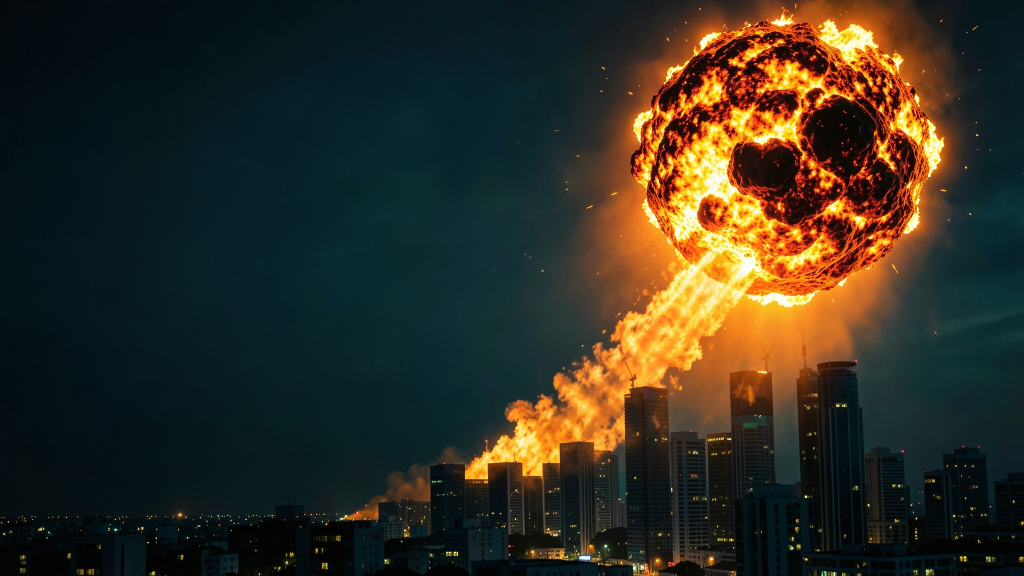
#> input picture longform/asteroid-full/thumb/art-a.jpg, 2048 x 1152 px (shown at 1/2 size)
$ python make_thumb.py
#> lines starting #> are read from the running program, lines starting #| are printed output that depends on the picture
"""Thumbnail for the asteroid what-if video (1280x720): AI art + bold text, arrow, glow. No people (user rule).
Usage: python3 make_thumb.py  ->  thumbnail-24-hours.jpg"""
import numpy as np
from PIL import Image, ImageDraw, ImageFilter, ImageFont, ImageEnhance

W, H = 1280, 720
ANTON = "../../fonts/Anton-Regular.ttf"
YELLOW, RED, WHITE = (255, 214, 10), (230, 30, 30), (255, 255, 255)


def cover(path, fx=0.5, fy=0.5, zoom=1.0):
#> called with path = 'art-a.jpg', fx = 0.55, fy = 0, zoom = 1.12
    im = Image.open(path).convert("RGB")
#> im is the input picture: PIL image 2048x1152 RGB; mean R, G, B 50.2, 46.6, 34.1
    s = max(W / im.width, H / im.height) * zoom
    im = im.resize((int(im.width * s), int(im.height * s)), Image.LANCZOS)
#> im: PIL image 1433x806 RGB
    x = int((im.width - W) * fx)
    y = int((im.height - H) * fy)
    return im.crop((x, y, x + W, y + H))


def outlined(draw_on, xy, text, size, fill, stroke=12, glow=None):
    f = ImageFont.truetype(ANTON, size)
    if glow:
        g = Image.new("RGBA", draw_on.size, (0, 0, 0, 0))
        ImageDraw.Draw(g).text(xy, text, font=f, fill=(*glow, 255), stroke_width=stroke + 6, stroke_fill=(*glow, 255))
        draw_on.alpha_composite(g.filter(ImageFilter.GaussianBlur(18)))
    sh = Image.new("RGBA", draw_on.size, (0, 0, 0, 0))
    ImageDraw.Draw(sh).text((xy[0] + 8, xy[1] + 10), text, font=f, fill=(0, 0, 0, 200), stroke_width=stroke, stroke_fill=(0, 0, 0, 200))
    draw_on.alpha_composite(sh.filter(ImageFilter.GaussianBlur(6)))
    ImageDraw.Draw(draw_on).text(xy, text, font=f, fill=(*fill, 255), stroke_width=stroke, stroke_fill=(0, 0, 0, 255))
    return f.getbbox(text, stroke_width=stroke)


def arrow(canvas, p0, p1, color=RED, width=22):
    """Thick hand-drawn style arrow from p0 to p1 with a black outline."""
    d = ImageDraw.Draw(canvas)
    mid = ((p0[0] + p1[0]) / 2 - 40, (p0[1] + p1[1]) / 2 - 60)
    pts = [((1 - t) ** 2 * p0[0] + 2 * (1 - t) * t * mid[0] + t ** 2 * p1[0], (1 - t) ** 2 * p0[1] + 2 * (1 - t) * t * mid[1] + t ** 2 * p1[1])
           for t in np.linspace(0, 1, 40)]
    ang = np.arctan2(pts[-1][1] - pts[-4][1], pts[-1][0] - pts[-4][0])
    L = 60
    head = [p1, (p1[0] - L * np.cos(ang - 0.5), p1[1] - L * np.sin(ang - 0.5)), (p1[0] - L * np.cos(ang + 0.5), p1[1] - L * np.sin(ang + 0.5))]
    for col, w, grow in [((0, 0, 0), width + 12, 8), (color, width, 0)]:
        d.line(pts[:-3], fill=(*col, 255), width=w, joint="curve")
        hh = [(p1[0] + grow * np.cos(ang), p1[1] + grow * np.sin(ang)),
              (head[1][0] - grow * np.cos(ang - 0.5), head[1][1] - grow * np.sin(ang - 0.5)),
              (head[2][0] - grow * np.cos(ang + 0.5), head[2][1] - grow * np.sin(ang + 0.5))]
        d.polygon(hh, fill=(*col, 255))


def grade(im):
    im = ImageEnhance.Contrast(im).enhance(1.15)
#> im: PIL image 1280x720 RGB
    im = ImageEnhance.Color(im).enhance(1.25)
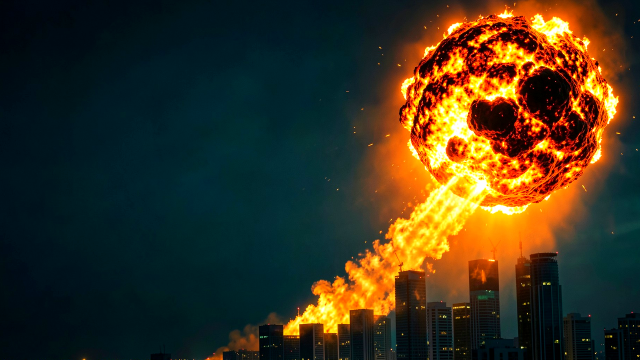
#> im: PIL image 1280x720 RGB (shown at 1/2 size); mean R, G, B 60.3, 51.5, 31.1
    a = np.asarray(im).astype(np.float32)
    yy, xx = np.mgrid[0:H, 0:W]
    v = np.clip(1 - 0.5 * (((xx - W / 2) / (W / 2)) ** 2 + ((yy - H / 2) / (H / 2)) ** 2), 0.45, 1)[..., None]
    return Image.fromarray(np.clip(a * v, 0, 255).astype(np.uint8))
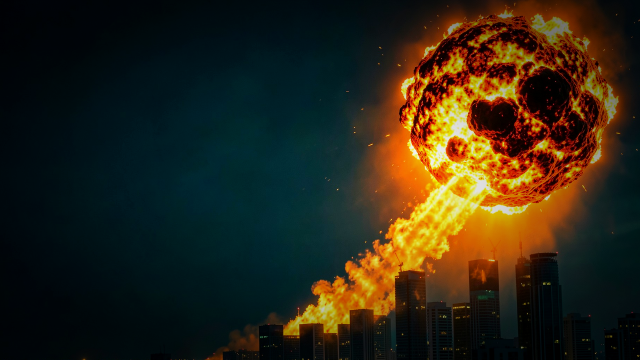
#> returned value: PIL image 1280x720 RGB (shown at 1/2 size); mean R, G, B 44.4, 38, 22.1


def tw(text, size, stroke=12):
    b = ImageFont.truetype(ANTON, size).getbbox(text, stroke_width=stroke)
    return b[2] - b[0], b[3]


# --- City: fireball over the city, no people. "24 HRS LEFT" on the left, red arrow to the asteroid.
bg = grade(cover("art-a.jpg", fx=0.55, fy=0.0, zoom=1.12)).convert("RGBA")
dark = Image.new("RGBA", (W, H), (0, 0, 0, 0))                     # darken the left for text contrast
#> dark: PIL image 1280x720 RGBA; every value is 0
ImageDraw.Draw(dark).rectangle([0, 0, 520, H], fill=(0, 0, 0, 120))
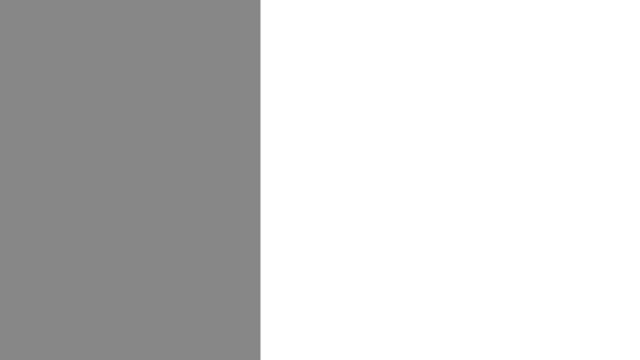
#> dark: PIL image 1280x720 RGBA (shown at 1/2 size); mean R, G, B, A 0, 0, 0, 48.8; transparent parts drawn white
bg.alpha_composite(dark.filter(ImageFilter.GaussianBlur(90)))
outlined(bg, (40, 10), "24", 300, YELLOW, glow=(255, 120, 0))
outlined(bg, (44, 318), "HRS", 160, WHITE, stroke=11)
fl = ImageFont.truetype(ANTON, 110)
tx, ty = 62, 505
bb = fl.getbbox("LEFT", stroke_width=7)
d = ImageDraw.Draw(bg)
d.rectangle([tx + bb[0] - 22, ty + bb[1] - 12, tx + bb[2] + 22, ty + bb[3] + 12], fill=(*RED, 255), outline=(0, 0, 0, 255), width=7)
outlined(bg, (tx, ty), "LEFT", 110, WHITE, stroke=7)
#> call 3 of outlined, with xy = (62, 505), text = 'LEFT', size = 110, fill = (255, 255, 255), stroke = 7
#> in outlined (call 3), `ImageDraw.Draw(sh).text((xy[0] + 8, xy[1] + 10), text, font=f, fill=(0..`:
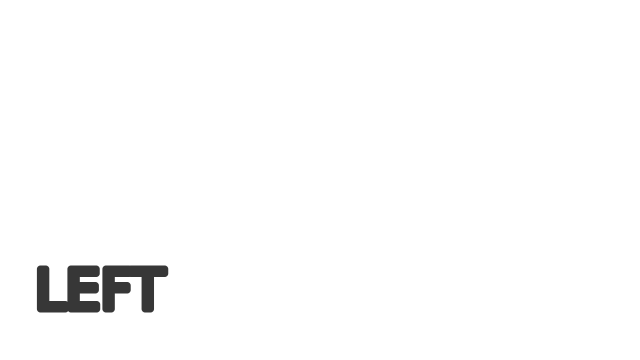
#> sh: PIL image 1280x720 RGBA (shown at 1/2 size); mean R, G, B, A 0, 0, 0, 3.3; transparent parts drawn white
arrow(bg, (330, 300), (790, 230))
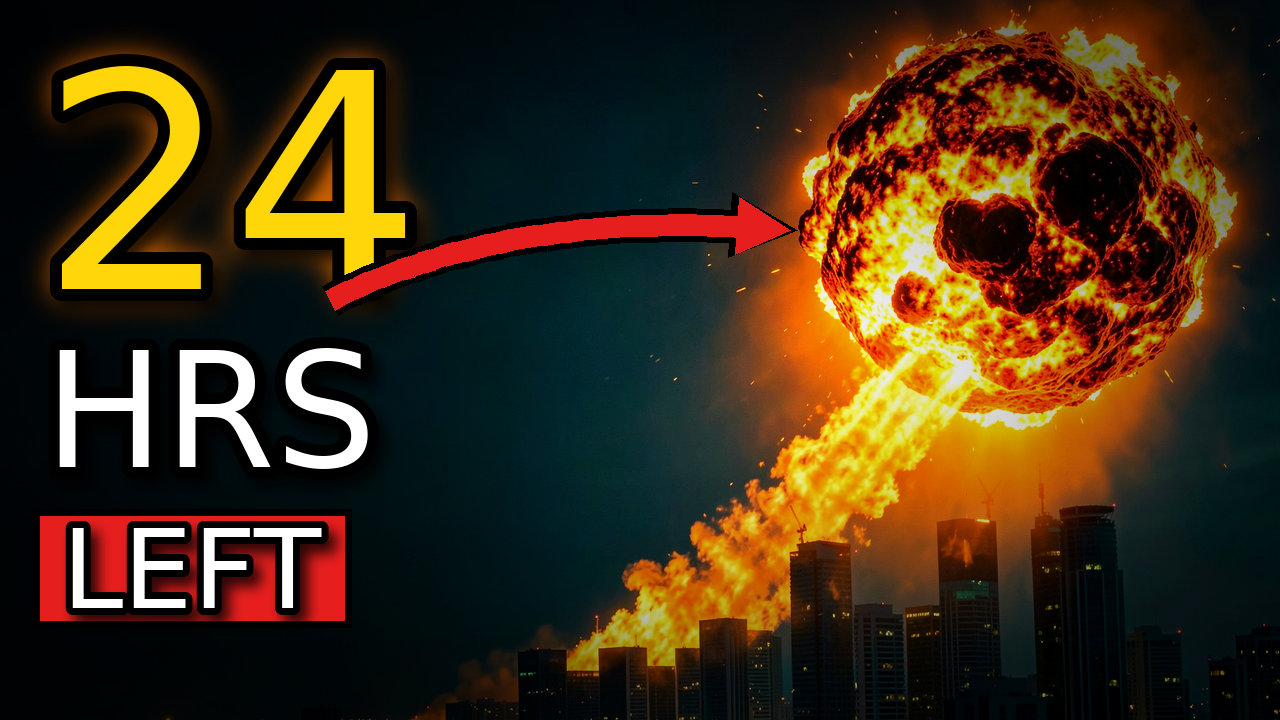
#> bg: PIL image 1280x720 RGBA; mean R, G, B, A 63.6, 45.2, 21.7, 255
bg.convert("RGB").save("thumbnail-24-hours.jpg", quality=92)
print("ok")

$ run again, with longform/asteroid-full/thumb/art-b.jpg copied over longform/asteroid-full/thumb/art-a.jpg
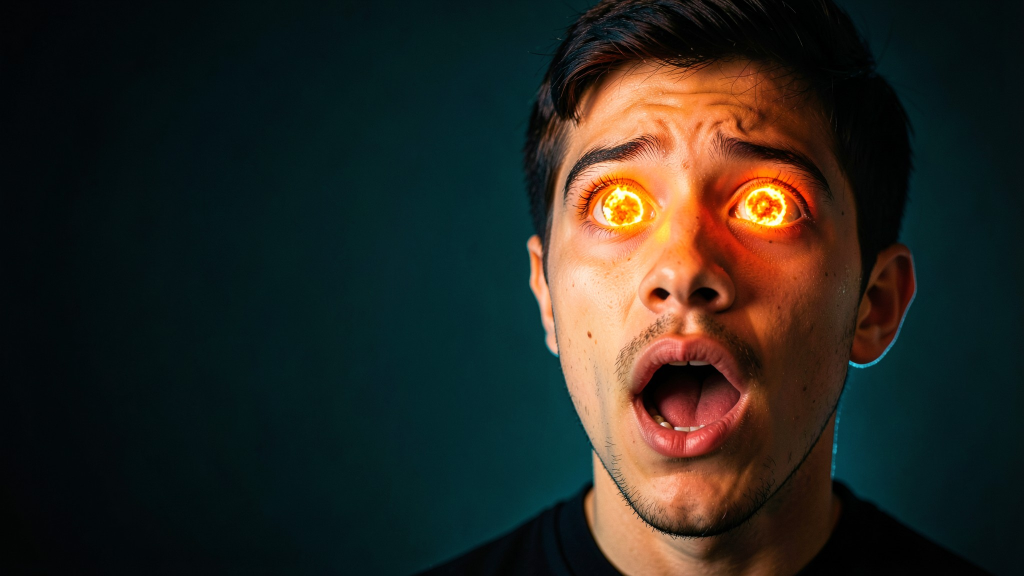
#> input picture longform/asteroid-full/thumb/art-b.jpg, 2048 x 1152 px (shown at 1/2 size)
#> in cover, im is the input picture: PIL image 2048x1152 RGB; mean R, G, B 40.1, 39.2, 33.2
#> in grade, `im = ImageEnhance.Color(im).enhance(1.25)`:
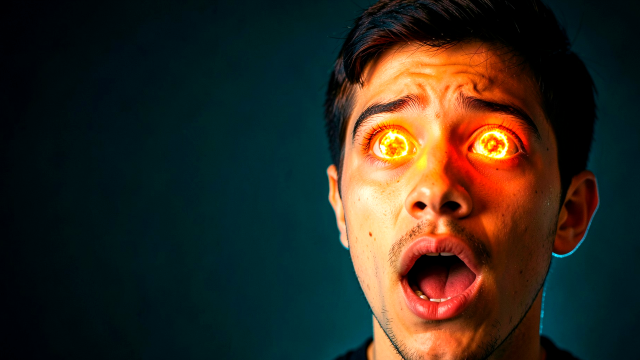
#> im: PIL image 1280x720 RGB (shown at 1/2 size); mean R, G, B 48.3, 43.3, 33.7
#> in outlined (call 3), `draw_on.alpha_composite(sh.filter(ImageFilter.GaussianBlur(6)))`:
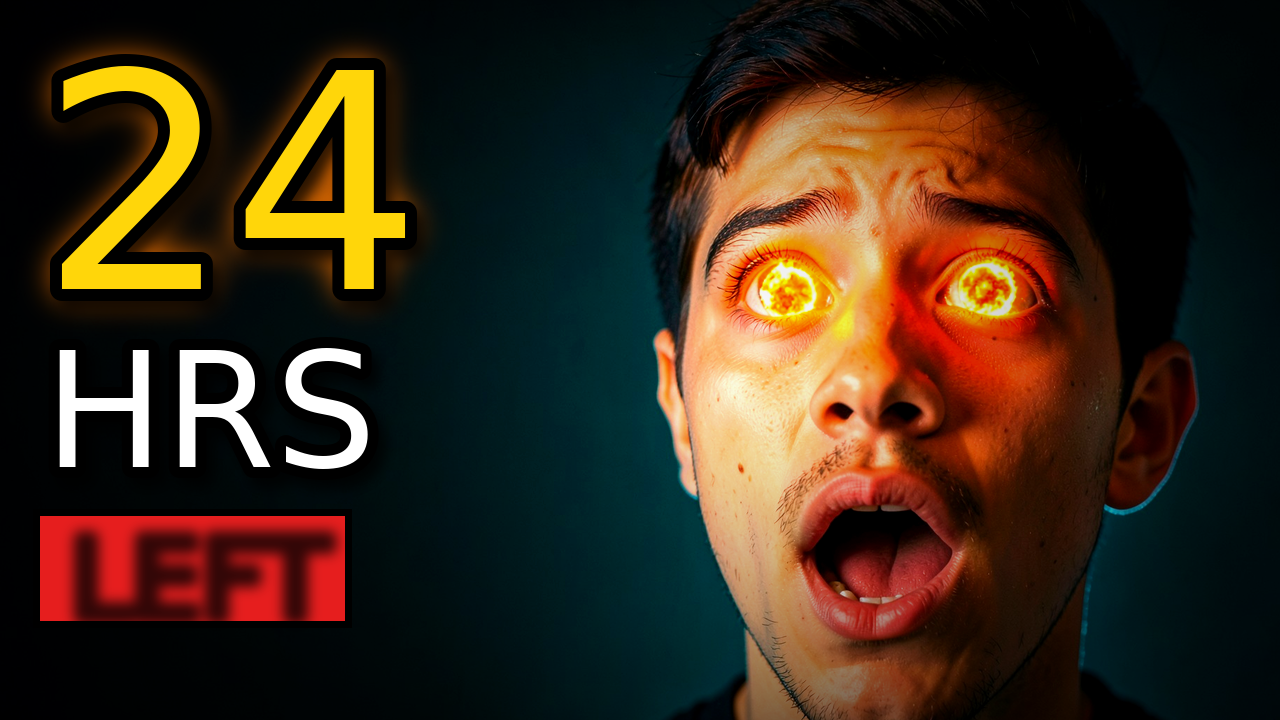
#> draw_on: PIL image 1280x720 RGBA; mean R, G, B, A 56.6, 41, 25.5, 255

$ run again, with longform/asteroid-full/thumb/art-c.jpg copied over longform/asteroid-full/thumb/art-a.jpg
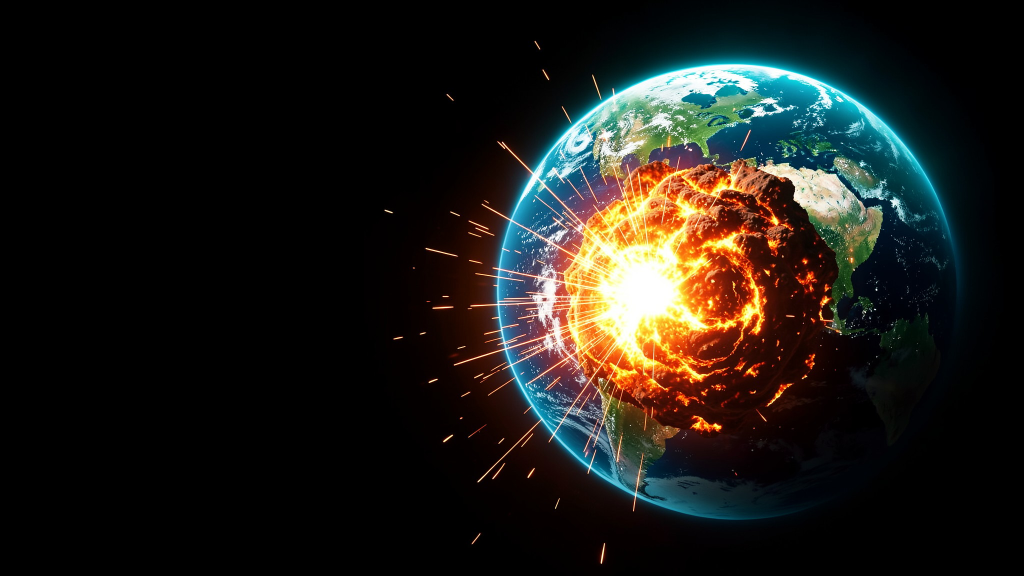
#> input picture longform/asteroid-full/thumb/art-c.jpg, 2048 x 1152 px (shown at 1/2 size)
#> in cover, im is the input picture: PIL image 2048x1152 RGB; mean R, G, B 30, 28.5, 24.3
#> in grade, `im = ImageEnhance.Color(im).enhance(1.25)`:
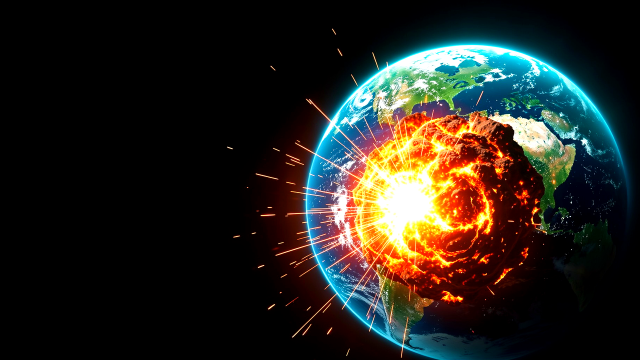
#> im: PIL image 1280x720 RGB (shown at 1/2 size); mean R, G, B 39.3, 37, 31
#> `arrow(bg, (330, 300), (790, 230))`:
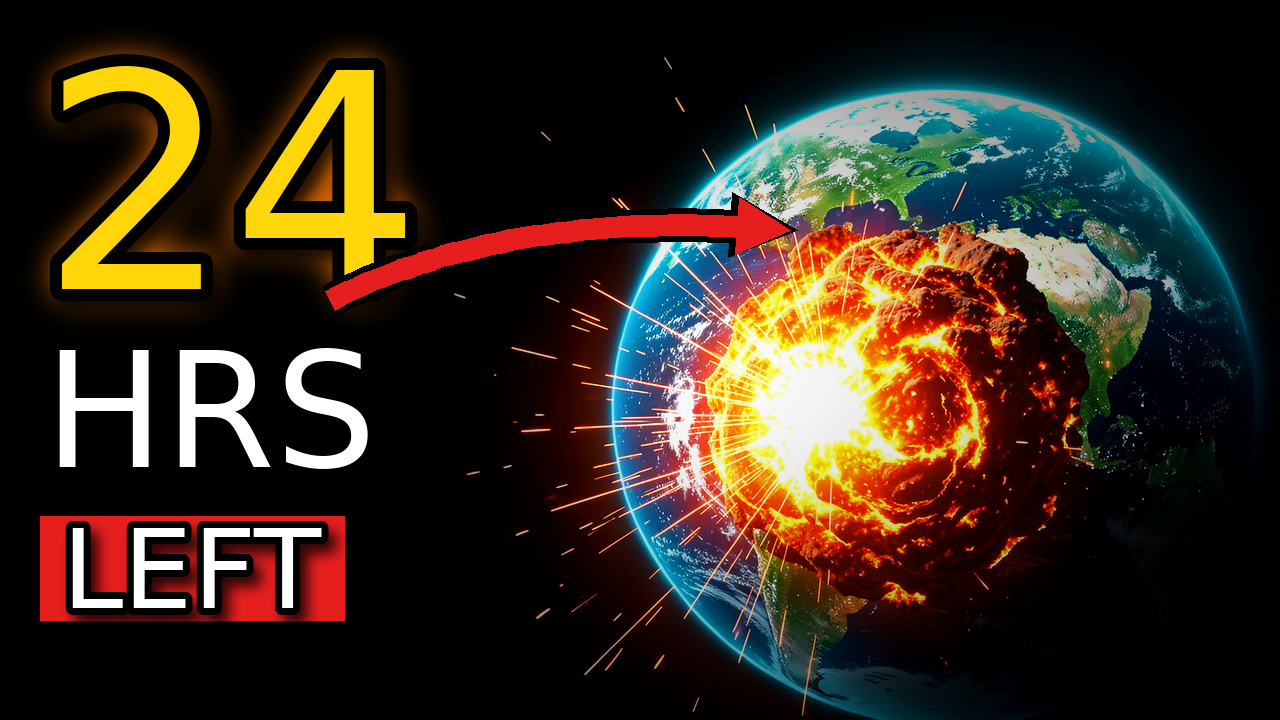
#> bg: PIL image 1280x720 RGBA; mean R, G, B, A 52.5, 41.6, 29.5, 255
